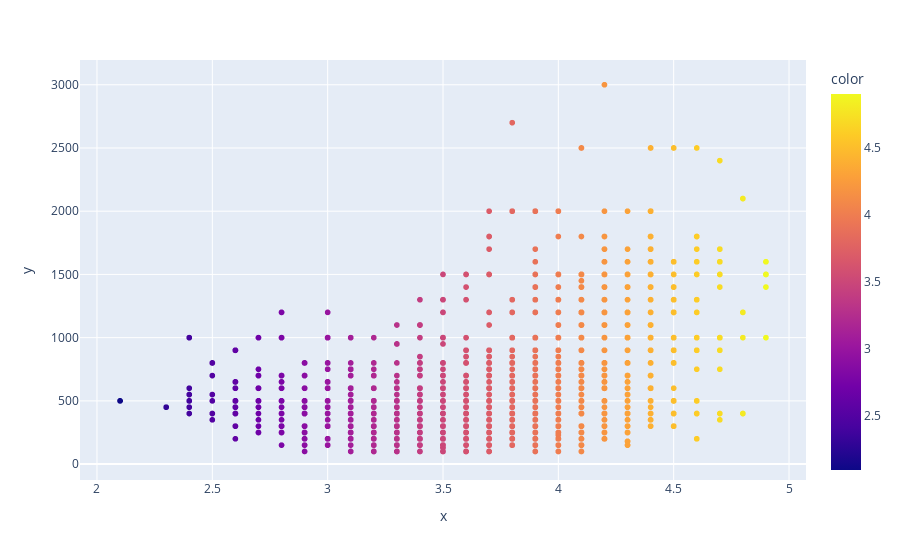

Write notebook code for a chart like this one.
### Markdown cell above
## Changing colors of our Plots

### Code cell
exp.scatter(x = df['rate'], y =df['approx_cost(for two people)'], color=df['rate'])

### Figure 1 — Plotly figure (JSON) as saved in the notebook; plotly's stock layout.template omitted (floating-point values rounded to 4 significant figures; data arrays with more than 128 entries replaced by an {"elided": "..."} marker saying what was removed)
{"data": [{"hovertemplate": "x=%{x}<br>y=%{y}<br>color=%{marker.color}<extra></extra>", "legendgroup": "", "marker": {"color": {"elided": "5000 float values"}, "coloraxis": "coloraxis", "symbol": "circle"}, "mode": "markers", "name": "", "showlegend": false, "type": "scattergl", "x": {"elided": "5000 float values"}, "xaxis": "x", "y": {"elided": "5000 int values"}, "yaxis": "y"}], "layout": {"coloraxis": {"colorbar": {"title": {"text": "color"}}, "colorscale": [[0, "#0d0887"], [0.1111, "#46039f"], [0.2222, "#7201a8"], [0.3333, "#9c179e"], [0.4444, "#bd3786"], [0.5556, "#d8576b"], [0.6667, "#ed7953"], [0.7778, "#fb9f3a"], [0.8889, "#fdca26"], [1, "#f0f921"]]}, "legend": {"tracegroupgap": 0}, "margin": {"t": 60}, "xaxis": {"anchor": "y", "domain": [0, 1], "title": {"text": "x"}}, "yaxis": {"anchor": "x", "domain": [0, 1], "title": {"text": "y"}}}}
